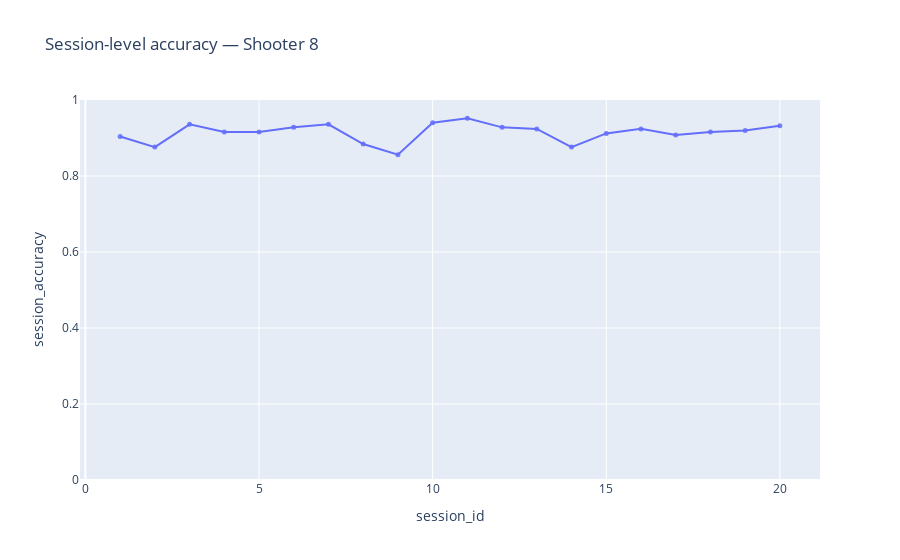

Notebook cell for this chart:
### Markdown cell above
## Accuracy per session per shooter

### Code cell
acc_session = (
    df.groupby(["shooter_id", "session_id"])["hit"]
    .mean()
    .reset_index()
    .rename(columns={"hit": "session_accuracy"})
)

shooter = 8
df_s = acc_session[acc_session.shooter_id == shooter]

fig = px.line(
    df_s,
    x="session_id",
    y="session_accuracy",
    
    markers=True,
    title=f"Session-level accuracy — Shooter {shooter}"
)
fig.update_traces(
    line=dict(width=2),
    marker=dict(size=5, opacity=0.85)
)

fig.update_layout(yaxis=dict(range=[0,1]))
fig.show()

### Figure 1 — Plotly figure (JSON) as saved in the notebook; plotly's stock layout.template omitted (floating-point values rounded to 4 significant figures)
{"data": [{"hovertemplate": "session_id=%{x}<br>session_accuracy=%{y}<extra></extra>", "legendgroup": "", "line": {"color": "#636efa", "dash": "solid", "width": 2}, "marker": {"opacity": 0.85, "size": 5, "symbol": "circle"}, "mode": "lines+markers", "name": "", "orientation": "v", "showlegend": false, "type": "scatter", "x": [1, 2, 3, 4, 5, 6, 7, 8, 9, 10, 11, 12, 13, 14, 15, 16, 17, 18, 19, 20], "xaxis": "x", "y": [0.904, 0.876, 0.936, 0.916, 0.916, 0.928, 0.936, 0.884, 0.856, 0.94, 0.952, 0.928, 0.924, 0.876, 0.912, 0.924, 0.908, 0.916, 0.92, 0.932], "yaxis": "y"}], "layout": {"legend": {"tracegroupgap": 0}, "title": {"text": "Session-level accuracy — Shooter 8"}, "xaxis": {"anchor": "y", "domain": [0, 1], "title": {"text": "session_id"}}, "yaxis": {"anchor": "x", "domain": [0, 1], "range": [0, 1], "title": {"text": "session_accuracy"}}}}
